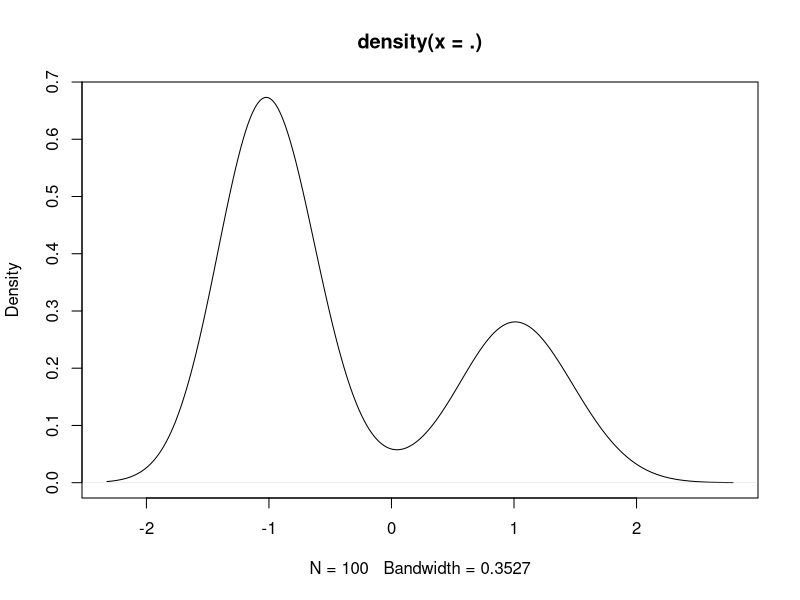
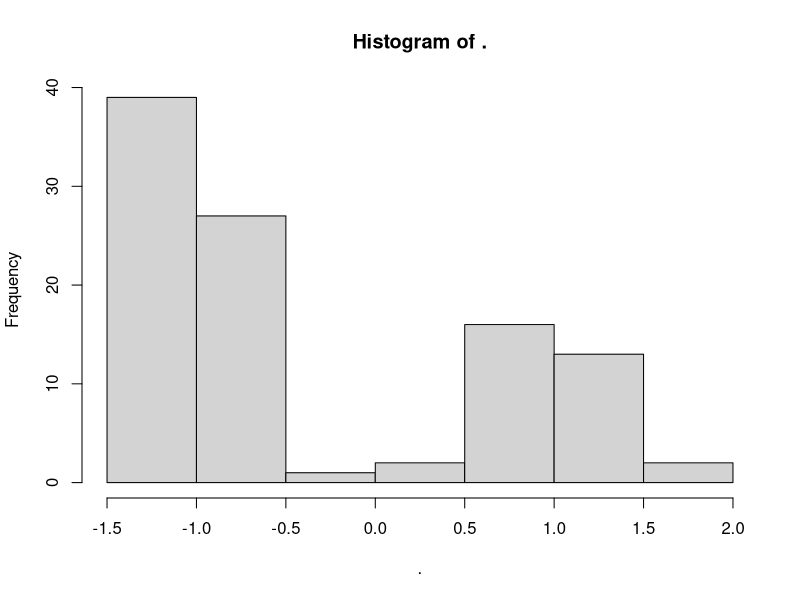

Write the R code that produced these figures, in order. (Note: this script raises an error after producing the figures.)
library(dplyr)

default_data_generation = function() {
  set.seed(123)
  
  u1 = 1
  sigma1 = 1/3
  
  u2=-1
  sigma2=1/5
  
  pi_1 = 1/3
  pi_2 = 2/3
  
  n=100
  
  
  uniform_random = runif(n,0,1)
  
  data_points = (uniform_random<=pi_1) * rnorm(n, u1, sigma1) + (uniform_random>pi_1) * rnorm(n, u2, sigma2)
  
  data_points %>% density() %>% plot()
  
  data_points %>% hist()
  
  return(data_points)
}

set.seed(123)

u1 = 1
sigma1 = 1/3

u2=-1
sigma2=1/5

pi_1 = 1/3
pi_2 = 2/3

n=100


uniform_random = runif(n,0,1)

data_points = (uniform_random<=pi_1) * rnorm(n, u1, sigma1) + (uniform_random>pi_1) * rnorm(n, u2, sigma2)

data_points %>% density() %>% plot()

data_points %>% hist()


# Initial value



# loss function using exponential transformation on weights

loss_function = function(x, data_points = data_points) {
  n = length(data_points)
  k = length(x) / 3
  loss = 0
  
  max_gamma = max(x[1:k])
  
  pi_value = exp(x[1:k]-max_gamma) / sum(exp(x[1:k]-max_gamma))
  
  density_list = list()
  for (i in 1:k) {
    density_list[[i]] = dnorm(data_points, x[k + i], x[2 * k + i])
  }
  density_matrix = data.frame(density_list) %>% as.matrix()
  
  loss = (density_matrix %*% pi_value) + 1e-5
  
  loss = loss %>% log() %>% sum()
  
  return(-loss)
}



# gradient function

grad_function = function(x, data_points)
{
  n = length(data_points)
  k = length(x) / 3
  loss = 0
  
  max_gamma = max(x[1:k])
  
  pi_value = exp(x[1:k]-max_gamma) / sum(exp(x[1:k]-max_gamma))
  
  exp_gamma_density_list = list() # exp(gamma_i) * density_i matrix used in claculating all gradients
  
  centered_data_point_list = list() # (x_i - u_i) / sigma_i^2 matrix used in calculating gradient of u
  
  second_order_centered_data_point_list = list() # (x_i - u_i)^2 / sigma_i^3 matrix used in calculating gradient of sigma
  
  sum_exp_gamma_density = rep(0, n)
  
  for (i in 1:k) {
    #print(exp(x[i]))
    
    exp_gamma_density_value = dnorm(data_points, x[k + i], x[2 * k + i]) * exp(x[i]-max_gamma)
    
    exp_gamma_density_list[[i]] =
      exp_gamma_density_value
    
    sum_exp_gamma_density =
      sum_exp_gamma_density + exp_gamma_density_value + 1e-5
    
    centered_data_point_list[[i]] =
      (data_points - x[k + i]) / (x[2 * k + i])
    
    second_order_centered_data_point_list[[i]] =
      (data_points - x[k + i]) ^ 2 / (x[2 * k + i] ^ 3) - 1 / (x[2 * k + i])
    
  }
  
  # Transforming into matrix
  
  exp_gamma_density_matrix = data.frame(exp_gamma_density_list) %>% as.matrix()
  

  exp_gamma_density_matrix = exp_gamma_density_matrix / sum_exp_gamma_density
  
  centered_data_point_matrix = data.frame(centered_data_point_list) %>% as.matrix()
  
  second_order_centered_data_point_matrix = data.frame(second_order_centered_data_point_list) %>% as.matrix()
  
    # gradient of gamma
  grad_gamma = -(colSums(exp_gamma_density_matrix) - pi_value * n)
  
  #print(grad_gamma)
  
  # gradient of u
  grad_u = -(centered_data_point_matrix * exp_gamma_density_matrix) %>% colSums()
  
  # gradient of sigma
  grad_sigma = -(second_order_centered_data_point_matrix * exp_gamma_density_matrix) %>% colSums()
  
  
  return(c(grad_gamma, grad_u, grad_sigma))
}



#grad_function(x,data_points)

gradient_descent = function(x,
                            data_points,
                            step_size = 0.01,
                            max_iter = 1000,
                            tol = 1e-5,
                            loss_tol=1e-5,
                            report = FALSE) {
  iter = 0
  x_old = rep(0, length(x))
  k = length(x) / 3
  loss_list = c()
  grad_list = c()
  some_x = 
  
  loss_new = loss_function(x, data_points)
  if (is.nan(loss) || is.infinite(loss)) {
    stop("Initial loss is NaN or infinite")
  }
  
  loss_list = c(loss_list, loss)
  
  while (iter < max_iter) {
    iter = iter + 1
    x_old = x
    
    gradient = grad_function(x, data_points)
    
    if (any(is.nan(gradient)) || any(is.infinite(gradient))) {
      print(as.vector(x_old))
      stop("Gradient is NaN or infinite at iteration ", iter)
      #print(x_old)
    }
    
    x = x - step_size * (1 / (1 + 0.1 * iter)) * gradient 
    
    #x = x - step_size * gradient
    
    x[(2*k+1):(3*k)]=abs(x[(2*k+1):(3*k)])
    
    loss_old = loss_new
    loss_new = loss_function(x, data_points)
    if (is.nan(loss_new) || is.infinite(loss_new)) {

      stop("Loss is NaN or infinite at iteration ", iter)
      
    }
    loss_list = c(loss_list, loss_new)
    grad_list = c(grad_list, max(abs(gradient)))
    
    if (report) {
      cat("iter:", iter, "loss:", loss_new, "\n")
      cat("pi:", exp(x[1:k]) / sum(exp(x[1:k])), "\n")
      cat("u:", x[(k + 1):2 * k] , "\n")
      cat("sigma:", x[(2 * k + 1):(3 * k)] , "\n")
    }
    
    # if (max(abs(x-x_old)) < tol || abs(loss_new - loss_old) < loss_tol) {
    #   break
    # }
    if (max(abs(x-x_old)) < tol ) {
      break
    }
    
    #loss = loss_new
  }
  
  result_list = list(
    loss = loss_list,
    pi_value = (exp(x[1:k]) / sum(exp(x[1:k]))) %>% as.vector() ,
    u = x[(k + 1):2 * k] %>% as.vector(),
    sigma = x[(2 * k + 1):(3 * k)] %>% as.vector(),
    iter = iter,
    grad = grad_list
  )
  
  return(result_list)
}



#initial value
#x = c(5,4,0,0,2,1) # nearly converged value with step_size=0.01, tol=1e-5, seed(123)

#x = c(1,1,4,5,1,4)

#x = c(2,1,1,-1,1/3,2) # nearly converged value with step_size=0.001, tol=1e-5, seed(123)
# $pi_value
# [1] 0.3594701 0.6405299
# $u
# [1]  0.1986469 -1.0450208
# $sigma
# [1] 0.3514457 0.1986469
# $iter
# [1] 10000

#x=c(1,1,1,1,1,1)

#x=c(1,1,4,5,1,4)

x = c(5,4,0,0,2,1)

result_list = gradient_descent(x,data_points,step_size = 0.01,max_iter =5000,tol = 1e-7, loss_tol=1e-6,report = FALSE)
result_list[2:5]
result_list$loss %>% tail()
result_list$loss %>% plot()

result_list$grad %>% plot()
result_list$grad %>% tail()



#result_list = gradient_descent(x_0,data_points,step_size = 0.01,max_iter =1000,tol = 1e-5,report = FALSE)
loss_function(x_0,data_points)


